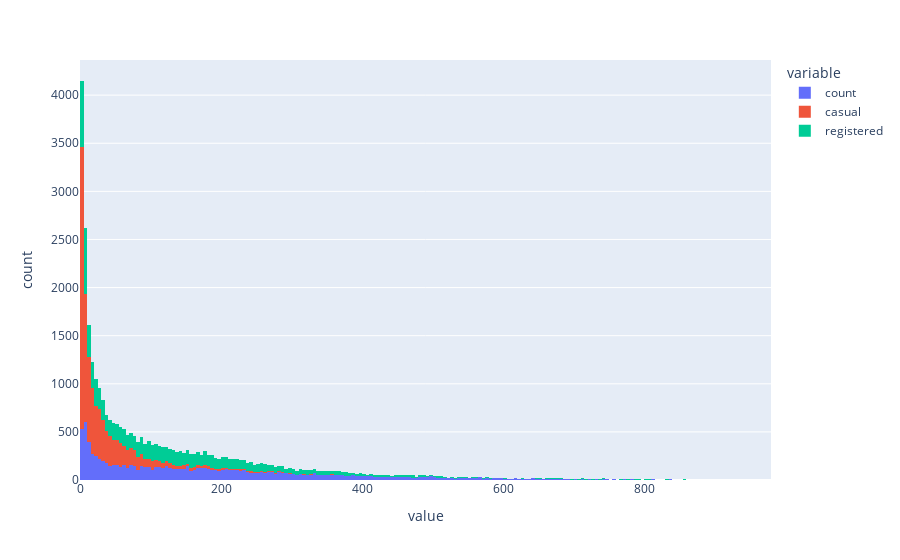

The code cell stored with this chart in its notebook:
### Code cell
fig = px.histogram(df, x = ["count", "casual", "registered"])
fig.show()

### Figure 1 — Plotly figure (JSON) as saved in the notebook; plotly's stock layout.template omitted (floating-point values rounded to 4 significant figures; data arrays with more than 128 entries replaced by an {"elided": "..."} marker saying what was removed)
{"data": [{"alignmentgroup": "True", "bingroup": "x", "hovertemplate": "variable=count<br>value=%{x}<br>count=%{y}<extra></extra>", "legendgroup": "count", "marker": {"color": "#636efa", "pattern": {"shape": ""}}, "name": "count", "offsetgroup": "count", "orientation": "v", "showlegend": true, "type": "histogram", "x": {"elided": "10886 int values"}, "xaxis": "x", "yaxis": "y"}, {"alignmentgroup": "True", "bingroup": "x", "hovertemplate": "variable=casual<br>value=%{x}<br>count=%{y}<extra></extra>", "legendgroup": "casual", "marker": {"color": "#EF553B", "pattern": {"shape": ""}}, "name": "casual", "offsetgroup": "casual", "orientation": "v", "showlegend": true, "type": "histogram", "x": {"elided": "10886 int values"}, "xaxis": "x", "yaxis": "y"}, {"alignmentgroup": "True", "bingroup": "x", "hovertemplate": "variable=registered<br>value=%{x}<br>count=%{y}<extra></extra>", "legendgroup": "registered", "marker": {"color": "#00cc96", "pattern": {"shape": ""}}, "name": "registered", "offsetgroup": "registered", "orientation": "v", "showlegend": true, "type": "histogram", "x": {"elided": "10886 int values"}, "xaxis": "x", "yaxis": "y"}], "layout": {"barmode": "relative", "legend": {"title": {"text": "variable"}, "tracegroupgap": 0}, "margin": {"t": 60}, "xaxis": {"anchor": "y", "domain": [0, 1], "title": {"text": "value"}}, "yaxis": {"anchor": "x", "domain": [0, 1], "title": {"text": "count"}}}}
